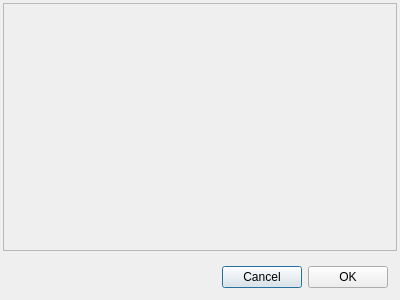
<?xml version="1.0" encoding="UTF-8"?>
<ui version="4.0">
 <class>CDbOwnModelSetFormDialog</class>
 <widget class="QDialog" name="CDbOwnModelSetFormDialog">
  <property name="geometry">
   <rect>
    <x>0</x>
    <y>0</y>
    <width>400</width>
    <height>300</height>
   </rect>
  </property>
  <property name="windowTitle">
   <string>Create a model set</string>
  </property>
  <layout class="QVBoxLayout" name="vl_OwnModelSetDialog">
   <property name="leftMargin">
    <number>3</number>
   </property>
   <property name="topMargin">
    <number>3</number>
   </property>
   <property name="rightMargin">
    <number>3</number>
   </property>
   <property name="bottomMargin">
    <number>3</number>
   </property>
   <item>
    <widget class="swift::gui::editors::COwnModelSetForm" name="form_OwnModelSet">
     <property name="sizePolicy">
      <sizepolicy hsizetype="Preferred" vsizetype="Expanding">
       <horstretch>0</horstretch>
       <verstretch>0</verstretch>
      </sizepolicy>
     </property>
     <property name="frameShape">
      <enum>QFrame::StyledPanel</enum>
     </property>
     <property name="frameShadow">
      <enum>QFrame::Raised</enum>
     </property>
    </widget>
   </item>
   <item>
    <widget class="QWidget" name="wi_Buttons" native="true">
     <layout class="QHBoxLayout" name="horizontalLayout">
      <item>
       <spacer name="hs_Buttons">
        <property name="orientation">
         <enum>Qt::Horizontal</enum>
        </property>
        <property name="sizeHint" stdset="0">
         <size>
          <width>40</width>
          <height>20</height>
         </size>
        </property>
       </spacer>
      </item>
      <item>
       <widget class="QPushButton" name="pb_Cancel">
        <property name="text">
         <string>Cancel</string>
        </property>
       </widget>
      </item>
      <item>
       <widget class="QPushButton" name="pb_Ok">
        <property name="text">
         <string>OK</string>
        </property>
       </widget>
      </item>
     </layout>
    </widget>
   </item>
  </layout>
 </widget>
 <customwidgets>
  <customwidget>
   <class>swift::gui::editors::COwnModelSetForm</class>
   <extends>QFrame</extends>
   <header>gui/editors/ownmodelsetform.h</header>
   <container>1</container>
  </customwidget>
 </customwidgets>
 <resources/>
 <connections/>
</ui>
